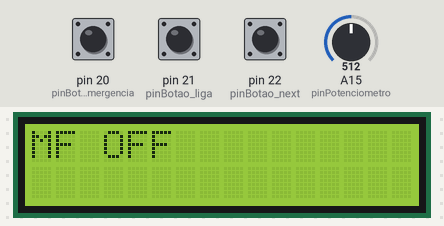
The sketch below on a simulated Arduino Mega 2560, built with avr-gcc and run on an emulated ATmega2560. On the bench: 16×2 character LCD. Inputs (shaded band) come from the test bench; at power-on: pin 21 (pinBotao_liga) HIGH, pin 20 (pinBotao_emergencia) HIGH, pin 22 (pinBotao_next) LOW, A15 (pinPotenciometro) = 512. WiFi joins after 1.5 s; servers stay silent unless stated; what the sketch prints to the serial monitor is not drawn.

Above: at 0.1 s.
At 3.6 s:
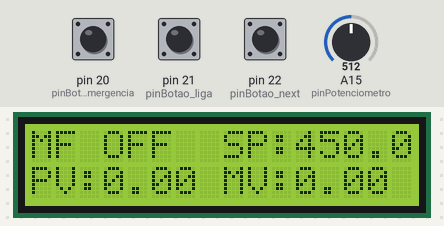
3.7 s: pin 21 (pinBotao_liga) pulled LOW for 1.2 s
At 7.8 s:
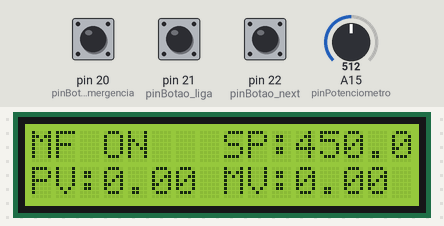
Timing chart, 0 to 9.3 s (numbered marks = the images above; inputs shaded):
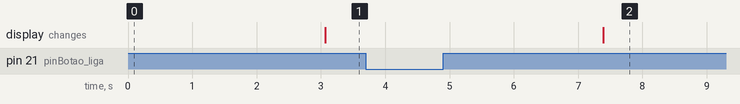

Measured:
- after the input at 3.7 s, the display: changes after 3.7 s (image 2)

The sketch:

projetoRedesV2.ino
```cpp
#include <LiquidCrystal.h>

#define WIZNET_W5100  1

#include <Ethernet.h>
#include <LiquidCrystal.h>

//LiquidCrystal lcd(12, 11, 5, 4, 3, 2);

IPAddress ModbusDeviceIP(192, 168, 0, 244);  // Put IP Address of PLC here
IPAddress moduleIPAddress(192, 168, 0, 240);  // Assign Anything other than the PLC IP Address

byte mac[] = { 0xDE, 0xAD, 0xBE, 0xEF, 0xFE, 0xE1 };


#include <ModbusTCP.h>

ModbusTCP node(255);                            // Unit Identifier.

int pinBotao_liga = 21; //Declara pino do botao liga
int pinBotao_emergencia = 20; //Declara pino do botao emergencia
int pinBotao_next = 22;
int pinPotenciometro = A15; //Declara pino potenciometro
int teste = 0;
bool ligado = false;
float kp = 0.7;//31.2;
float ki = 0.1;//0.167;
float kd = 0.0;
float error;
int botao_liga = 1;
int botao_emergencia;
int var = 1;
int next;
int page = 1;
float flow;
float rotation;
float opening;
float setPoint;

unsigned int f_2uint_int1(float float_number) {             // split the float and return first unsigned integer

  union f_2uint {
    float f;
    uint16_t i[2];
  };

  union f_2uint f_number;
  f_number.f = float_number;

  return f_number.i[0];
}

unsigned int f_2uint_int2(float float_number) {            // split the float and return second unsigned integer

  union f_2uint {
    float f;
    uint16_t i[2];
  };

  union f_2uint f_number;
  f_number.f = float_number;

  return f_number.i[1];
}

float f_2uint_float(unsigned int uint1, unsigned int uint2) {    // reconstruct the float from 2 unsigned integers

  union f_2uint {
    float f;
    uint16_t i[2];
  };

  union f_2uint f_number;
  f_number.i[0] = uint1;
  f_number.i[1] = uint2;

  return f_number.f;

}

//Define os pinos que serão utilizados para ligação ao display
LiquidCrystal lcd(12, 13, 7, 6, 5, 4);

void setup()
{
  Serial.begin(9600);
  pinMode(LED_BUILTIN, OUTPUT);

  lcd.begin(16, 2);
  lcd.clear();
  lcd.setCursor(0, 0);
  lcd.print("MF OFF");

  pinMode(pinPotenciometro, INPUT); //potenciometro
  pinMode(pinBotao_liga, INPUT); //botao digital
  pinMode(pinBotao_emergencia, INPUT); //botao digital
  pinMode(pinBotao_next, INPUT); //botao digital

  delay(1000);

  Ethernet.begin(mac, moduleIPAddress);
  node.setServerIPAddress(ModbusDeviceIP);

  delay(1000);                                // To provide sufficient time to initialize.
}


void loop()
{
  if (var == 1) {
    int botao_liga = digitalRead(pinBotao_liga);
    int botao_emergencia = digitalRead(pinBotao_emergencia);
    int botao_next = digitalRead(pinBotao_next);
    //String readString;
    delay(1000);
    float potenciometro = analogRead(pinPotenciometro);

    setPoint = map(potenciometro, 0, 1023, 0, 900);


    if (botao_liga == 0)
    {
      node.writeSingleRegister(9100, 1);                  // Write single register
      ligado = true;
      lcd.setCursor(3, 0);
      lcd.print("ON ");
      teste = 11;
      //    Serial.println(teste);
    }

    if (botao_emergencia == 0)
    {
      node.writeSingleRegister(9100, 2);                  // Write single register
      ligado = false;

      //Kp
      unsigned int aux_Kp1, aux_Kp2;
      aux_Kp1 = f_2uint_int1(kp);
      aux_Kp2 = f_2uint_int2(kp);
      node.writeSingleRegister(52484, aux_Kp1);
      node.writeSingleRegister(52485, aux_Kp2);

      //Ki
      unsigned int aux_Ki1, aux_Ki2;
      aux_Ki1 = f_2uint_int1(ki);
      aux_Ki2 = f_2uint_int2(ki);
      node.writeSingleRegister(52486, aux_Ki1);
      node.writeSingleRegister(52487, aux_Ki2);

      //Kd
      //unsigned int aux_Kd1, aux_Kd2;
      //aux_Kd1 = f_2uint_int1(kd);
      //aux_Kd2 = f_2uint_int2(kd);
      //node.writeSingleRegister(52488, aux_Kd1);
      //node.writeSingleRegister(52489, aux_Kd2);


    }


    float pid;

    if (ligado == true)
    {
      uint8_t result;
      result = node.readHoldingRegisters(53600, 2);    // Read Holding Registers 52000
      unsigned int aux_flow1, aux_flow2;
      aux_flow1 = node.getResponseBuffer(0);
      aux_flow2 = node.getResponseBuffer(1);

      flow = f_2uint_float(aux_flow1, aux_flow2);

      node.clearResponseBuffer();

      uint8_t Rotation;
      Rotation = node.readHoldingRegisters(52008, 2);    // Read Holding Registers 52000
      unsigned int aux_rotation1, aux_rotation2;
      aux_rotation1 = node.getResponseBuffer(0);
      aux_rotation2 = node.getResponseBuffer(1);

      rotation = f_2uint_float(aux_rotation1, aux_rotation2);

      node.clearResponseBuffer();

      uint8_t Opening;
      Opening = node.readHoldingRegisters(52480, 2);    // Read Holding Registers 52000
      unsigned int aux_opening1, aux_opening2;
      aux_opening1 = node.getResponseBuffer(0);
      aux_opening2 = node.getResponseBuffer(1);

      opening = f_2uint_float(aux_opening1, aux_opening2);

      node.clearResponseBuffer();


      unsigned int aux_setPoint1, aux_setPoint2;
      aux_setPoint1 = f_2uint_int1(setPoint);
      aux_setPoint2 = f_2uint_int2(setPoint);
      node.writeSingleRegister(52482, aux_setPoint1);                  // Write single register 52483 52402
      node.writeSingleRegister(52483, aux_setPoint2);                  // Write single register 52403

      error = ((setPoint - flow) / setPoint) * 100;

      if (error < 0 ) {
        error = error * (-1);
      }


    }
    lcd.setCursor(8, 0);
    lcd.print("SP:");
    lcd.print(setPoint);

    lcd.setCursor(0, 1);
    lcd.print("PV:");
    lcd.print(opening);

    lcd.setCursor(7, 1);
    lcd.print(" MV:");
    lcd.print(flow);
    var = 0;
  }
  else {


    Serial.println(String("entrei") + " " + String(flow) + " " + String(setPoint) + " " + String(rotation) + " " + String(opening));
    //while(Serial.available()){
    //if (Serial.available() > 0)
    //{
    //  //Serial.println(String(flow));
    //  char c = Serial.read();
    //  //Serial.println(c);
    //  //readString = c;
    //if ( c == '1') {
    //    digitalWrite(LED_BUILTIN, HIGH);
    //    botao_liga = 0;
    //    //botao_emergencia = 1;
    //}
    //  else if (c == '0') {
    //    digitalWrite(LED_BUILTIN, LOW);
    //    botao_liga = 1;
    //    //botao_emergencia = 0;
    //  }
    //}
    var = 1;
  }

}
```
